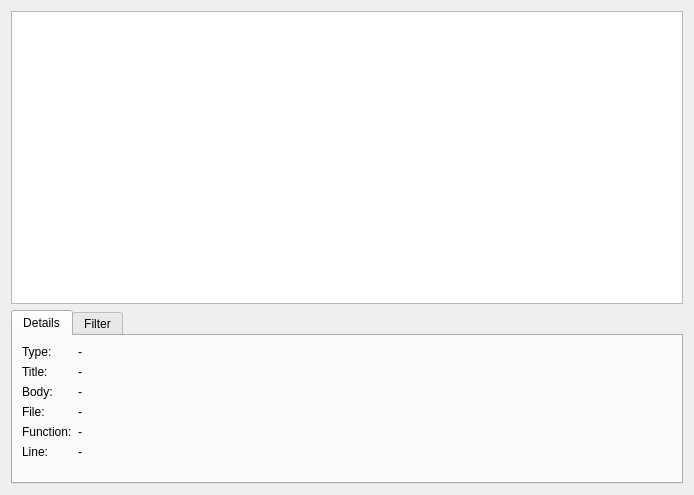
<?xml version="1.0" encoding="UTF-8"?>
<ui version="4.0">
 <class>showLogDialog</class>
 <widget class="QDialog" name="showLogDialog">
  <property name="geometry">
   <rect>
    <x>0</x>
    <y>0</y>
    <width>694</width>
    <height>495</height>
   </rect>
  </property>
  <property name="windowTitle">
   <string>Dialog</string>
  </property>
  <layout class="QVBoxLayout" name="verticalLayout_2">
   <item>
    <widget class="QTreeView" name="treeView">
     <property name="sortingEnabled">
      <bool>true</bool>
     </property>
    </widget>
   </item>
   <item>
    <widget class="QTabWidget" name="tabWidget">
     <property name="sizePolicy">
      <sizepolicy hsizetype="Expanding" vsizetype="Maximum">
       <horstretch>0</horstretch>
       <verstretch>0</verstretch>
      </sizepolicy>
     </property>
     <property name="currentIndex">
      <number>0</number>
     </property>
     <widget class="QWidget" name="tab_2">
      <attribute name="title">
       <string>Details</string>
      </attribute>
      <layout class="QFormLayout" name="formLayout_2">
       <item row="0" column="0">
        <widget class="QLabel" name="labelDetailMessage_6">
         <property name="text">
          <string>Type:</string>
         </property>
        </widget>
       </item>
       <item row="1" column="0">
        <widget class="QLabel" name="labelDetailMessage">
         <property name="text">
          <string>Title:</string>
         </property>
        </widget>
       </item>
       <item row="1" column="1">
        <widget class="QLabel" name="labelTitle">
         <property name="text">
          <string>-</string>
         </property>
         <property name="wordWrap">
          <bool>true</bool>
         </property>
        </widget>
       </item>
       <item row="2" column="0">
        <widget class="QLabel" name="labelDetailMessage_2">
         <property name="text">
          <string>Body:</string>
         </property>
        </widget>
       </item>
       <item row="2" column="1">
        <widget class="QLabel" name="labelBody">
         <property name="text">
          <string>-</string>
         </property>
         <property name="wordWrap">
          <bool>true</bool>
         </property>
        </widget>
       </item>
       <item row="3" column="0">
        <widget class="QLabel" name="labelDetailMessage_3">
         <property name="text">
          <string>File:</string>
         </property>
        </widget>
       </item>
       <item row="3" column="1">
        <widget class="QLabel" name="labelFile">
         <property name="text">
          <string>-</string>
         </property>
         <property name="wordWrap">
          <bool>true</bool>
         </property>
        </widget>
       </item>
       <item row="4" column="0">
        <widget class="QLabel" name="labelDetailMessage_4">
         <property name="text">
          <string>Function:</string>
         </property>
        </widget>
       </item>
       <item row="4" column="1">
        <widget class="QLabel" name="labelFunction">
         <property name="text">
          <string>-</string>
         </property>
         <property name="wordWrap">
          <bool>true</bool>
         </property>
        </widget>
       </item>
       <item row="5" column="0">
        <widget class="QLabel" name="labelDetailMessage_5">
         <property name="text">
          <string>Line:</string>
         </property>
        </widget>
       </item>
       <item row="5" column="1">
        <widget class="QLabel" name="labelLine">
         <property name="text">
          <string>-</string>
         </property>
         <property name="wordWrap">
          <bool>true</bool>
         </property>
        </widget>
       </item>
       <item row="0" column="1">
        <widget class="QLabel" name="labelType">
         <property name="text">
          <string>-</string>
         </property>
         <property name="wordWrap">
          <bool>true</bool>
         </property>
        </widget>
       </item>
      </layout>
     </widget>
     <widget class="QWidget" name="tab">
      <attribute name="title">
       <string>Filter</string>
      </attribute>
      <layout class="QFormLayout" name="formLayout">
       <item row="0" column="0">
        <widget class="QLabel" name="label">
         <property name="text">
          <string>Filter</string>
         </property>
        </widget>
       </item>
       <item row="0" column="1">
        <widget class="QLineEdit" name="lineEdit"/>
       </item>
       <item row="1" column="1">
        <layout class="QVBoxLayout" name="verticalLayout">
         <item>
          <widget class="QCheckBox" name="checkBox">
           <property name="text">
            <string>Trace</string>
           </property>
          </widget>
         </item>
         <item>
          <widget class="QCheckBox" name="checkBox_2">
           <property name="text">
            <string>Information</string>
           </property>
          </widget>
         </item>
         <item>
          <widget class="QCheckBox" name="checkBox_3">
           <property name="text">
            <string>Warning</string>
           </property>
          </widget>
         </item>
         <item>
          <widget class="QCheckBox" name="checkBox_4">
           <property name="text">
            <string>Error</string>
           </property>
          </widget>
         </item>
        </layout>
       </item>
      </layout>
     </widget>
    </widget>
   </item>
  </layout>
 </widget>
 <resources/>
 <connections/>
</ui>
